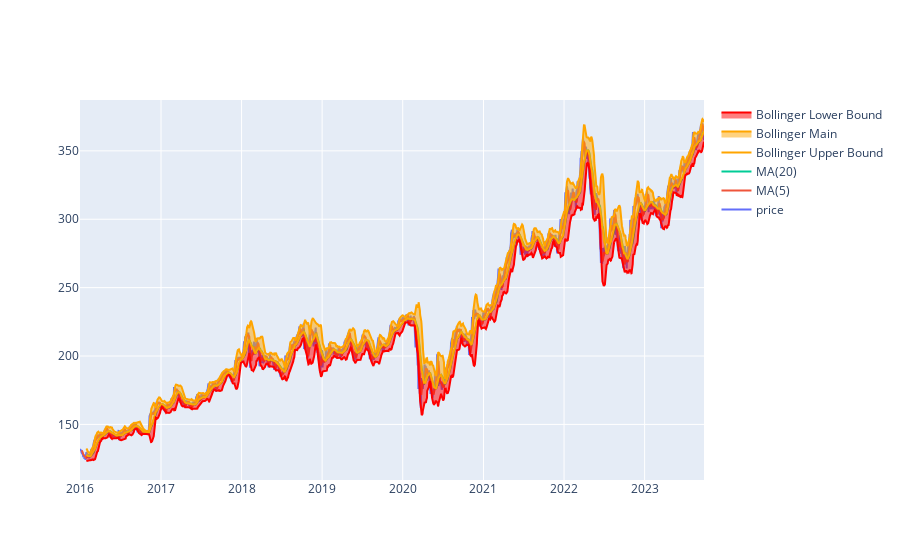

Notebook cell for this chart:
### Code cell
fig=go.Figure()
fig.add_trace(
    go.Scatter(
        x=pd.to_datetime(investment_data.dates),
        y=investment_data.prices,
        name='price'
    )
)
fig.add_trace(
    go.Scatter(
        x=pd.to_datetime(short_sma['dates']),
        y=short_sma['values'],
        name='MA(5)'
    )
)
fig.add_trace(
    go.Scatter(
        x=pd.to_datetime(long_sma['dates']),
        y=long_sma['values'],
        name='MA(20)'
    )
)

# Add the upper bound with fill to the main line
fig.add_trace(
    go.Scatter(
        x=pd.to_datetime(bollinger['dates']), 
        y=bollinger['upper'], 
        fill=None, 
        mode='lines', 
        line_color='orange', 
        name='Bollinger Upper Bound'
    )
)

# Add the main line
fig.add_trace(
    go.Scatter(
        x=pd.to_datetime(bollinger['dates']), 
        y=bollinger['mid'], 
        fill='tonexty', 
        mode='lines',
        line_color='orange', 
        name='Bollinger Main'
    )
)

# Add the lower bound with fill to the main line
fig.add_trace(
    go.Scatter(
        x=pd.to_datetime(bollinger['dates']), 
        y=bollinger['lower'], 
        fill='tonexty', 
        mode='lines', 
        line_color='red', 
        name='Bollinger Lower Bound'
    )
)
fig.show()

### Figure 1 — Plotly figure (JSON) as saved in the notebook; plotly's stock layout.template omitted (floating-point values rounded to 4 significant figures; data arrays with more than 128 entries replaced by an {"elided": "..."} marker saying what was removed)
{"data": [{"name": "price", "type": "scatter", "x": {"elided": "1948 str values"}, "y": {"elided": "1948 float values"}}, {"name": "MA(5)", "type": "scatter", "x": {"elided": "1943 str values"}, "y": {"elided": "1944 float values"}}, {"name": "MA(20)", "type": "scatter", "x": {"elided": "1928 str values"}, "y": {"elided": "1929 float values"}}, {"line": {"color": "orange"}, "mode": "lines", "name": "Bollinger Upper Bound", "type": "scatter", "x": {"elided": "1929 str values"}, "y": {"elided": "1929 float values"}}, {"fill": "tonexty", "line": {"color": "orange"}, "mode": "lines", "name": "Bollinger Main", "type": "scatter", "x": {"elided": "1929 str values"}, "y": {"elided": "1929 float values"}}, {"fill": "tonexty", "line": {"color": "red"}, "mode": "lines", "name": "Bollinger Lower Bound", "type": "scatter", "x": {"elided": "1929 str values"}, "y": {"elided": "1929 float values"}}], "layout": {}}
